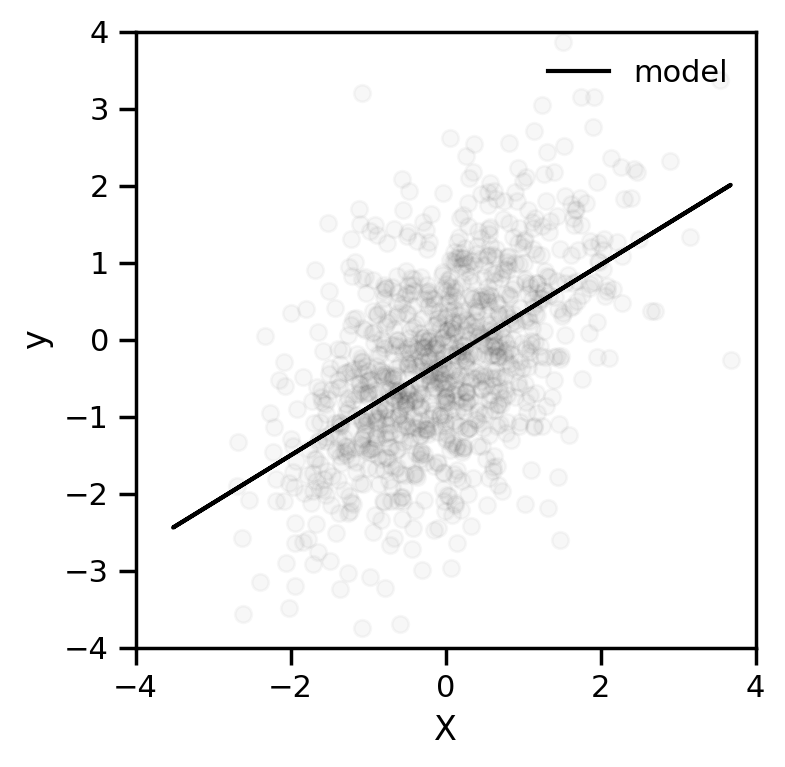

The script that saved this image:
import numpy as np
import matplotlib.pyplot as plt
import seaborn as sns
sns.set_context('notebook')

# sample size and number of covariates
N = 1000
D = 1

# sample the covariates
X = np.random.normal(0, 1, (N, D))

# add intercept term
X = np.c_[np.ones(N), X]

# sample true regression coefficients
beta = np.random.normal(0, 1, (D+1, 1))

# sample irreducible error
epsilon = np.random.normal(0, 1, (N, 1))

# compute true outcome
y = X @ beta + epsilon

# estimate regression coefficients
beta_hat = np.linalg.solve(X.T @ X, X.T @ y)

# predict outcome
y_hat = X @ beta_hat

# compute mean squared error
MSE = ((y - y_hat)**2).mean()
print(f'MSE = {MSE:.4f}')

# drop the intercept term
X = X[:,1:]

# plot the data and model
fig, ax = plt.subplots(figsize=(4,4))
ax.scatter(X, y, color='black', alpha=1/np.sqrt(N))
ax.plot(X, y_hat, color='black', label='model')
ax.legend(frameon=False, loc='upper right')
ax.set_xlim(-4, 4)
ax.set_ylim(-4, 4)
ax.set_xlabel('X')
ax.set_ylabel('y')
fig.savefig('lin_reg.png', bbox_inches='tight', dpi=200)
